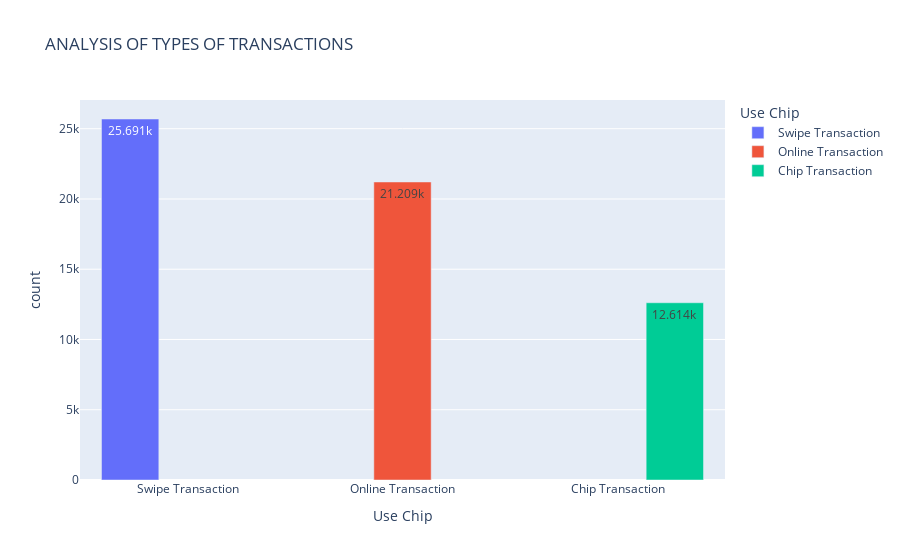

Notebook code cell kept with this figure:
### Code cell
df=data.groupby('Use Chip')['Use Chip'].agg(['count']).sort_values(by='count',ascending=False)[:10]
df=df.reset_index()
px.bar(data_frame=df,x='Use Chip',y='count',color='Use Chip',barmode='group',text_auto=True,title='Analysis of Types of transactions'.upper())

### Figure 1 — Plotly figure (JSON) as saved in the notebook; plotly's stock layout.template omitted (floating-point values rounded to 4 significant figures)
{"data": [{"alignmentgroup": "True", "hovertemplate": "Use Chip=%{x}<br>count=%{y}<extra></extra>", "legendgroup": "Swipe Transaction", "marker": {"color": "#636efa", "pattern": {"shape": ""}}, "name": "Swipe Transaction", "offsetgroup": "Swipe Transaction", "orientation": "v", "showlegend": true, "textposition": "auto", "texttemplate": "%{y}", "type": "bar", "x": ["Swipe Transaction"], "xaxis": "x", "y": [25691], "yaxis": "y"}, {"alignmentgroup": "True", "hovertemplate": "Use Chip=%{x}<br>count=%{y}<extra></extra>", "legendgroup": "Online Transaction", "marker": {"color": "#EF553B", "pattern": {"shape": ""}}, "name": "Online Transaction", "offsetgroup": "Online Transaction", "orientation": "v", "showlegend": true, "textposition": "auto", "texttemplate": "%{y}", "type": "bar", "x": ["Online Transaction"], "xaxis": "x", "y": [21209], "yaxis": "y"}, {"alignmentgroup": "True", "hovertemplate": "Use Chip=%{x}<br>count=%{y}<extra></extra>", "legendgroup": "Chip Transaction", "marker": {"color": "#00cc96", "pattern": {"shape": ""}}, "name": "Chip Transaction", "offsetgroup": "Chip Transaction", "orientation": "v", "showlegend": true, "textposition": "auto", "texttemplate": "%{y}", "type": "bar", "x": ["Chip Transaction"], "xaxis": "x", "y": [12614], "yaxis": "y"}], "layout": {"barmode": "group", "legend": {"title": {"text": "Use Chip"}, "tracegroupgap": 0}, "title": {"text": "ANALYSIS OF TYPES OF TRANSACTIONS"}, "xaxis": {"anchor": "y", "categoryarray": ["Swipe Transaction", "Online Transaction", "Chip Transaction"], "categoryorder": "array", "domain": [0, 1], "title": {"text": "Use Chip"}}, "yaxis": {"anchor": "x", "domain": [0, 1], "title": {"text": "count"}}}}
